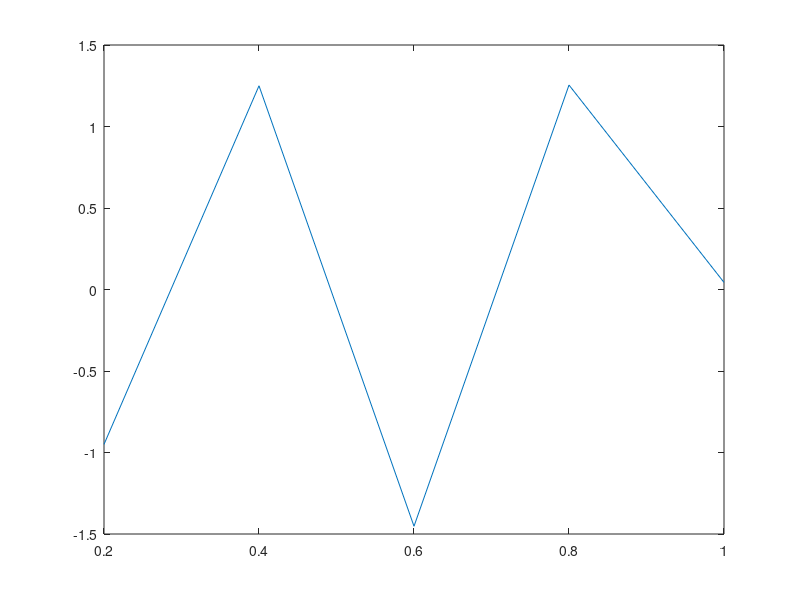

Reproduce this figure in MATLAB.
%Ejercicio 2;

clear all; close all;

cantElementos   = 5;
tiempoDesde     = 0;
tiempoHasta     = 1.0;
cantPasosTiempo = 5;
deltaT          = (tiempoHasta - tiempoDesde)/cantPasosTiempo;
longitud        = 1;
deltaX          = longitud/cantElementos;
x               = 0:deltaX:longitud;
t               = tiempoDesde:deltaT:tiempoHasta;

velocidad           = 100; %(100;0;0)
coefConductividad   = 1; %escalar, constante
fuente              = 1; %escalar, constante

condBordeIzquierdoDirichlet  = 0;
condBordeDerechoNeumann      = 1;


K = zeros(cantElementos,cantElementos);
a = zeros(cantElementos,1);
phiAnterior = zeros(cantElementos,1);
%phiActual   = zeros(cantElementos,1);

%K es constante, solo hay que llenarla una ves, lo que varia es b

K(1,1) = velocidad/4 + deltaX/deltaT; 
K(1,2) = velocidad/4 - coefConductividad/deltaX;
a(1)   = velocidad/4*condBordeIzquierdoDirichlet + coefConductividad/deltaX*condBordeIzquierdoDirichlet + fuente*deltaX + phiAnterior(1)*deltaX/deltaT + 1/2*(-velocidad*condBordeIzquierdoDirichlet -coefConductividad/deltaX*(phiAnterior(1) - phiAnterior(2)) + velocidad/2*(phiAnterior(1) + phiAnterior(2)) -coefConductividad/deltaX*(phiAnterior(2) - phiAnterior(1)) );

for j = 2:cantElementos-1
   K(j,j-1) = velocidad/4 + coefConductividad/2/deltaX;
   K(j,j)   = deltaX/deltaT + velocidad/2;
   K(j,j+1) = velocidad/4 - coefConductividad/2/deltaX;
   a(j)     = fuente*deltaX + phiAnterior(j)*deltaX/deltaT + 1/2*( -velocidad/2*( phiAnterior(j-1) + phiAnterior(j) )  - coefConductividad/deltaX*(phiAnterior(j-1) - phiAnterior(j)) + velocidad/2*(phiAnterior(j) + phiAnterior(j+1)) - coefConductividad/deltaX*(phiAnterior(j+1) - phiAnterior(j)) );
end

K(cantElementos,cantElementos-1) = velocidad/4 + coefConductividad/2/deltaX;
K(cantElementos,cantElementos)   = deltaX/deltaT + velocidad/2 - coefConductividad/2/deltaX;
a(cantElementos)                 = -condBordeDerechoNeumann*deltaX/4 + coefConductividad/2*condBordeDerechoNeumann + fuente*deltaX + phiAnterior(cantElementos)*deltaX/deltaT + 1/2*( -velocidad/2*(phiAnterior(end-1) + phiAnterior(end) )  -coefConductividad/deltaX*( phiAnterior(end-1) - phiAnterior(end) ) + velocidad*(phiAnterior(end) + condBordeDerechoNeumann*deltaX/2) - coefConductividad*condBordeDerechoNeumann ); 

phiActual = K\a;


plot(x(2:end),phiActual);
pause(0.15);
phiAnterior = phiActual;

for n = 2:cantPasosTiempo
    a(1)   = velocidad/4*condBordeIzquierdoDirichlet + coefConductividad/deltaX*condBordeIzquierdoDirichlet + fuente*deltaX + phiAnterior(1)*deltaX/deltaT + 1/2*(-velocidad*condBordeIzquierdoDirichlet -coefConductividad/deltaX*(phiAnterior(1) - phiAnterior(2)) + velocidad/2*(phiAnterior(1) + phiAnterior(2)) -coefConductividad/deltaX*(phiAnterior(2) - phiAnterior(1)) );    
    for j = 2:cantElementos-1
        a(j)     = fuente*deltaX + phiAnterior(j)*deltaX/deltaT + 1/2*( -velocidad/2*( phiAnterior(j-1) + phiAnterior(j) )  - coefConductividad/deltaX*(phiAnterior(j-1) - phiAnterior(j)) + velocidad/2*(phiAnterior(j) + phiAnterior(j+1)) - coefConductividad/deltaX*(phiAnterior(j+1) - phiAnterior(j)) );
    end
    a(cantElementos) = -condBordeDerechoNeumann*deltaX/4 + coefConductividad/2*condBordeDerechoNeumann + fuente*deltaX + phiAnterior(cantElementos)*deltaX/deltaT + 1/2*( -velocidad/2*(phiAnterior(end-1) + phiAnterior(end) )  -coefConductividad/deltaX*( phiAnterior(end-1) - phiAnterior(end) ) + velocidad*(phiAnterior(end) + condBordeDerechoNeumann*deltaX/2) - coefConductividad*condBordeDerechoNeumann ); 
    
    phiActual = K\a;
    plot(x(2:end),phiActual);
    phiAnterior = phiActual;
    pause(0.15);
end


